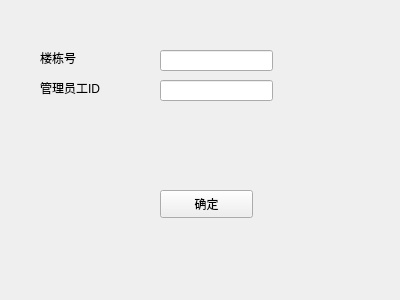
<?xml version="1.0" encoding="UTF-8"?>
<ui version="4.0">
 <class>register_building</class>
 <widget class="QWidget" name="register_building">
  <property name="geometry">
   <rect>
    <x>0</x>
    <y>0</y>
    <width>400</width>
    <height>300</height>
   </rect>
  </property>
  <property name="windowTitle">
   <string>register_building</string>
  </property>
  <widget class="QLineEdit" name="lineEdit">
   <property name="geometry">
    <rect>
     <x>160</x>
     <y>50</y>
     <width>113</width>
     <height>21</height>
    </rect>
   </property>
  </widget>
  <widget class="QLineEdit" name="lineEdit_2">
   <property name="geometry">
    <rect>
     <x>160</x>
     <y>80</y>
     <width>113</width>
     <height>21</height>
    </rect>
   </property>
  </widget>
  <widget class="QLabel" name="label">
   <property name="geometry">
    <rect>
     <x>40</x>
     <y>50</y>
     <width>72</width>
     <height>15</height>
    </rect>
   </property>
   <property name="text">
    <string>楼栋号</string>
   </property>
  </widget>
  <widget class="QLabel" name="label_2">
   <property name="geometry">
    <rect>
     <x>40</x>
     <y>80</y>
     <width>81</width>
     <height>16</height>
    </rect>
   </property>
   <property name="text">
    <string>管理员工ID</string>
   </property>
  </widget>
  <widget class="QPushButton" name="pushButton">
   <property name="geometry">
    <rect>
     <x>160</x>
     <y>190</y>
     <width>93</width>
     <height>28</height>
    </rect>
   </property>
   <property name="text">
    <string>确定</string>
   </property>
  </widget>
 </widget>
 <resources/>
 <connections/>
</ui>
